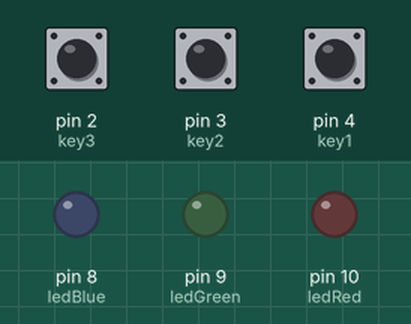
Simulated run of this sketch. Board: Arduino Uno, built with avr-gcc and run on an emulated ATmega328P. Parts: output pins drawn as LEDs (lit = HIGH). The test bench sets the inputs (shaded band); at power-on: pin 4 (key1) HIGH, pin 2 (key3) HIGH, pin 3 (key2) HIGH. What the sketch prints to the serial monitor is not drawn.

Above: at 1.2 s.
1.3 s: pin 4 (key1) pulled LOW for 0.15 s
At 1.38 s:
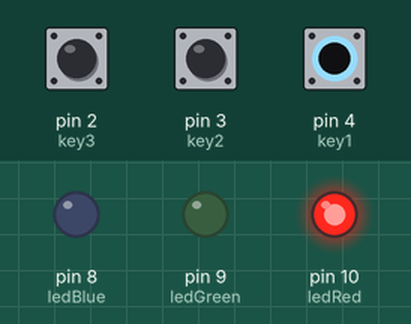
2.9 s: pin 2 (key3) pulled LOW for 0.15 s
At 2.98 s:
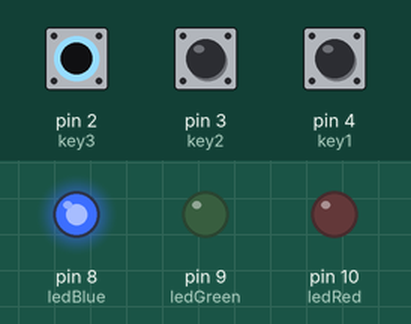
4.5 s: pin 3 (key2) pulled LOW for 0.15 s
At 4.57 s:
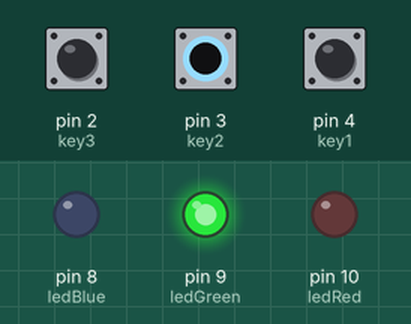
6.1 s: pin 3 (key2) pulled LOW for 3.2 s
At 10.3 s:
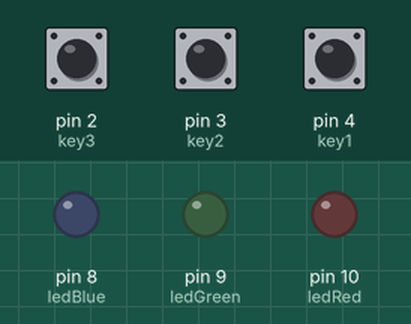
10.8 s: pin 2 (key3) pulled LOW for 3.2 s
At 11.5 s:
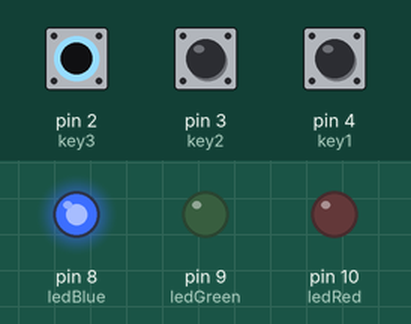
15.5 s: pin 2 (key3) driven LOW and pin 3 (key2) driven LOW
At 16.2 s:
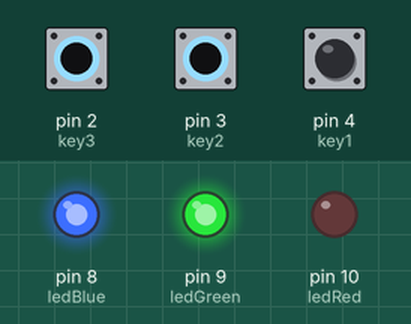
Timing chart, 0 to 18.0 s (numbered marks = the images above; inputs shaded):
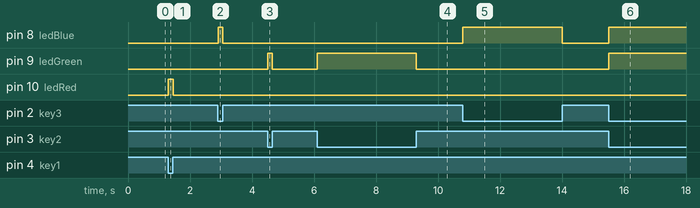

The sketch:

Touch_Sensor.ino
```cpp
int key1 = 4;
int key2 = 3;
int key3 = 2;
int ledRed = 10;
int ledGreen = 9;
int ledBlue = 8;

void setup() {
  Serial.begin(9600);
  pinMode(key1, INPUT);
  pinMode(key2, INPUT);
  pinMode(key3, INPUT);
  pinMode(ledRed, OUTPUT);
  pinMode(ledGreen, OUTPUT);
  pinMode(ledBlue, OUTPUT);


}

void loop() {
  int keyValue1 = digitalRead(key1);
  int keyValue2 = digitalRead(key2);
  int keyValue3 = digitalRead(key3);
  Serial.println(keyValue1);

  if(keyValue1 == 0){
    digitalWrite(ledRed, HIGH);
  }else{
    digitalWrite(ledRed, LOW);
  }
  if(keyValue2 == 0){
    digitalWrite(ledGreen, HIGH);
  }else{
    digitalWrite(ledGreen, LOW);
  }
  if(keyValue3 == 0){
    digitalWrite(ledBlue, HIGH);
  }else{
    digitalWrite(ledBlue, LOW);
  }

}
```

Measured:
- after the input at 1.3 s, pin 10 (ledRed): LOW → HIGH at once, → LOW 0.15 s later
- after the input at 2.9 s, pin 8 (ledBlue): LOW → HIGH at once, → LOW 0.15 s later
- after the input at 4.5 s, pin 9 (ledGreen): LOW → HIGH at once, → LOW 0.15 s later
- after the input at 6.1 s, pin 9 (ledGreen): LOW → HIGH at once, → LOW 3.2 s later
- after the input at 10.8 s, pin 8 (ledBlue): LOW → HIGH at once, → LOW 3.2 s later
- after the input at 15.5 s, pin 8 (ledBlue), pin 9 (ledGreen): LOW → HIGH at once
